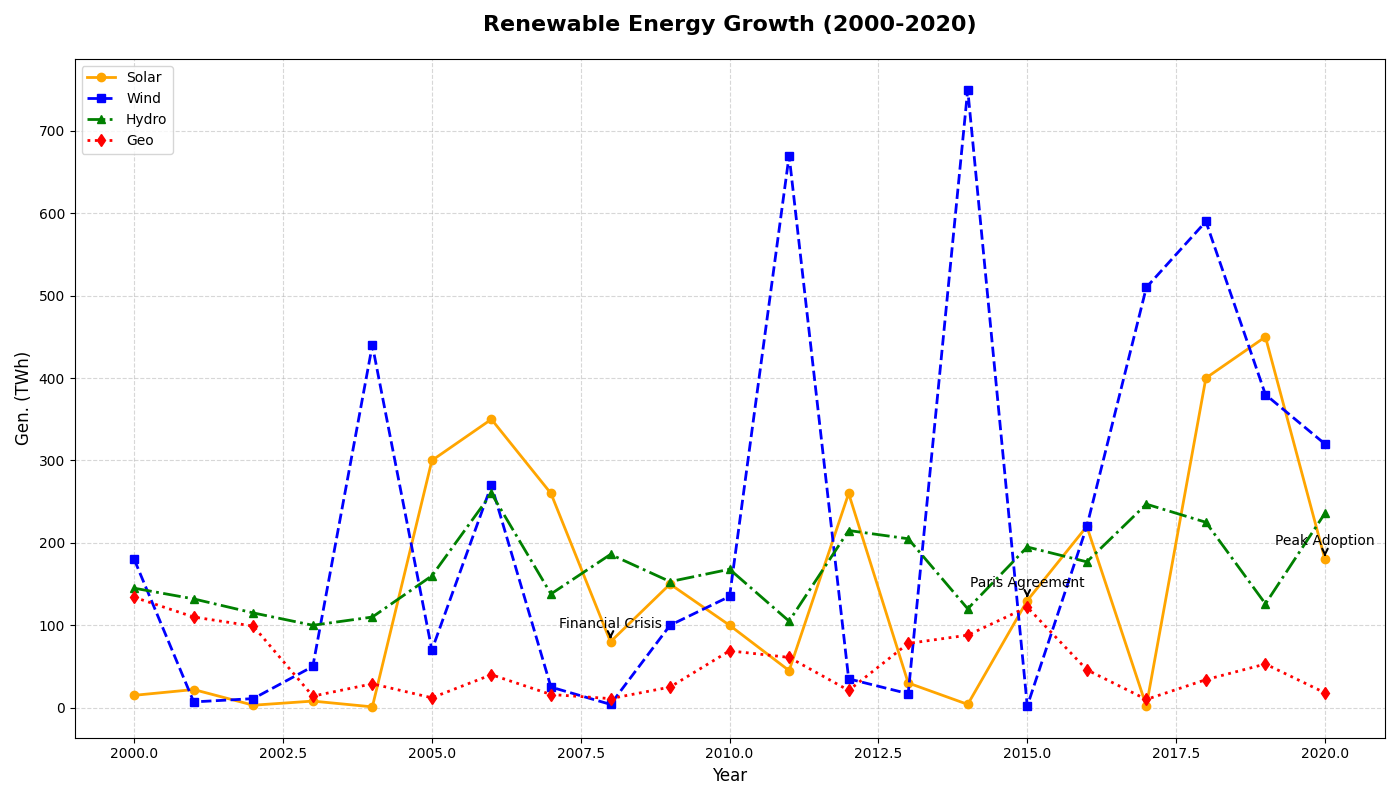

Here is the Python script that generated this plot:
import matplotlib.pyplot as plt
import numpy as np

years = np.arange(2000, 2021)

solar_energy = np.array([15, 22, 3, 8, 1, 300, 350, 260, 80, 150, 100, 45, 260, 30, 4, 130, 220, 2, 400, 450, 180])
wind_energy = np.array([180, 7, 11, 50, 440, 70, 270, 25, 4, 100, 135, 670, 35, 17, 750, 2, 220, 510, 590, 380, 320])
hydropower = np.array([145, 132, 115, 100, 110, 160, 260, 138, 186, 153, 168, 105, 215, 205, 120, 195, 177, 247, 225, 126, 236])
geothermal_energy = np.array([134, 110, 99, 14, 29, 12, 40, 16, 11, 25, 69, 61, 21, 78, 88, 122, 46, 10, 34, 53, 18])

fig, ax = plt.subplots(figsize=(14, 8))

ax.plot(years, solar_energy, label='Solar', color='orange', linestyle='-', marker='o', linewidth=2)
ax.plot(years, wind_energy, label='Wind', color='blue', linestyle='--', marker='s', linewidth=2)
ax.plot(years, hydropower, label='Hydro', color='green', linestyle='-.', marker='^', linewidth=2)
ax.plot(years, geothermal_energy, label='Geo', color='red', linestyle=':', marker='d', linewidth=2)

ax.set_title("Renewable Energy Growth (2000-2020)", fontsize=16, weight='bold', pad=20)
ax.set_xlabel("Year", fontsize=12)
ax.set_ylabel("Gen. (TWh)", fontsize=12)

ax.grid(True, linestyle='--', alpha=0.5)

significant_years = {
    2008: 'Financial Crisis',
    2015: 'Paris Agreement',
    2020: 'Peak Adoption'
}

for year, event in significant_years.items():
    plt.annotate(event, (year, solar_energy[year-2000]), textcoords="offset points", xytext=(0,10), ha='center', fontsize=10, arrowprops=dict(facecolor='black', arrowstyle='->', linewidth=1.5))

ax.legend(loc='upper left', fontsize=10)

plt.tight_layout()
plt.show()
